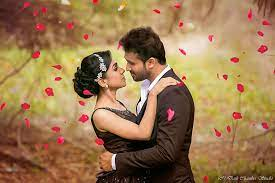
#> input picture cvdata/im2.jpg, 275 x 183 px
$ jupyter execute --allow-errors '1. Working with Images.ipynb'
#> lines starting #> are read from the running program, lines starting #| are printed output that depends on the picture
[cell 1]
import cv2

#### Reading and showing

[cell 2]
img = cv2.imread('cvdata/im2.jpg', 0)
#> img: shape (183, 275); min 0, max 255, mean 126.4
cv2.imshow('krishna', img)
cv2.waitKey(6000)
cv2.destroyAllWindows()

#### Resize and Rotate image

[cell 3]
img = cv2.resize(img, (0 , 0) , fx = 0.5 , fy = 1.5)
#> img: shape (274, 138)
cv2.imshow('krishna', img)
cv2.waitKey(4000)
cv2.destroyAllWindows()

[cell 4]
img = cv2.rotate(img, cv2.cv2.ROTATE_90_COUNTERCLOCKWISE)
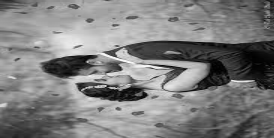
#> img: shape (138, 274); min 0, max 254, mean 126.5
cv2.imshow('krishna', img)
cv2.waitKey(4000)
cv2.destroyAllWindows()

#### Writing files

[cell 5]
img1 = cv2.imread('cvdata/im1.jpg', 0)
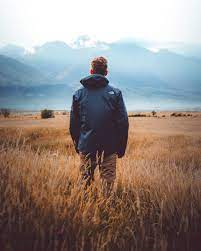
#> input picture cvdata/im1.jpg, 201 x 251 px
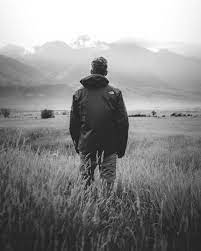
#> img1: shape (251, 201); min 0, max 255, mean 139
img =  cv2.imwrite('new_img.jpg', img1)

[cell 6]
cv2.imshow('new_image_written',img)
cv2.waitKey(6000)
cv2.destroyAllWindows()

[cell 7]
h,w = img1.shape[:2]  #extracting the height and width of image
#> h = 251; w = 201
print("height = {} , width = {}".format(h, w))
#| height = 251 , width = 201

[cell 8]
#Extracting the pixel values of a image (color scale must not be given -1,0,1)

img1 = cv2.imread('cvdata/im1.jpg')
#> img1 is the input picture: shape (251, 201, 3); mean B, G, R 131.5, 136.4, 146.9
(B,G,R) = img1[140,200]
#> B = 69; G = 88; R = 125
print("B={}, G={},R={}".format(B,G,R))
#| B=69, G=88,R=125

[cell 9]
#Extracting the Region of interest

img1 = cv2.imread('cvdata/im1.jpg')
ROI = img1[10:200 , 100:200]
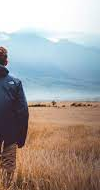
#> ROI: shape (190, 100, 3); mean B, G, R 154.4, 158.4, 165
cv2.imshow("IMAGE",ROI)
cv2.waitKey(4000)
cv2.destroyAllWindows()


#Here in all above images the aspect ratio is not maintained

[cell 10]
#So to maintain the aspect ration we can do this

ratio = 201 / w
#> ratio = 1

dim  = (201, int(h*ratio))
#> dim = (201, 251)

cv2.resize(ROI, dim)
cv2.imshow('name',ROI)
cv2.waitKey(0)
cv2.destroyAllWindows()

[cell 11]
#Rotating image with its center and at a custom angle

#calculating the center

center = (h//2 , w//2) #we are ignoring the part after integer value
#> center = (125, 100)

#Generating a rotation matrix
matrix = cv2.getRotationMatrix2D(center, -45,1)

#Affine Transformation

rotated_image = cv2.warpAffine(ROI, matrix , (h,w))
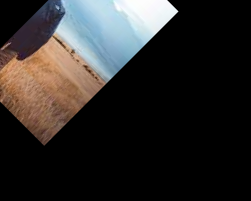
#> rotated_image: shape (201, 251, 3); mean B, G, R 40.9, 42.5, 45.1

cv2.imshow('kris', rotated_image)
cv2.waitKey(0)
cv2.destroyAllWindows()

[cell 12]
#Drawing a rectangle

copied = img1.copy()

rectangle = cv2.rectangle(copied , (50,200), (150,50),(44,0,0),2)

[cell 13]
cv2.imshow('rect', copied)
cv2.waitKey(0)
cv2.destroyAllWindows()

[cell 14]
#Displaying Text over a image

copied1 = img1.copy()

texted_image = cv2.putText(copied1 , 'I am lonely' , (40, 200), cv2.FONT_HERSHEY_DUPLEX ,.7, (177 , 0 , 0), 2  )
cv2.imshow('texted', texted_image)
cv2.waitKey(0)
cv2.destroyAllWindows()

[cell 15]
#COLOR SPACES
#it is used to split the images in the base colors BGR

image = cv2.imread('cvdata/im3.jpg')

#> (the rest of this cell did not finish here and is left out)

[cell 16]
#AIRTHMATIC OPERATIONS ON THE IMAGES
#Arithmetic Operations like Addition, Subtraction

"""
Parameters:
img1: First Input Image array(Single-channel, 8-bit or floating-point)
wt1: Weight of the first input image elements to be applied to the final image
img2: Second Input Image array(Single-channel, 8-bit or floating-point)
wt2: Weight of the second input image elements to be applied to the final image
gammaValue: Measurement of light

wt1, wt2 can be max 1.

"""

#Addition of Images

add1 = cv2.imread('cvdata/add1.jpg')
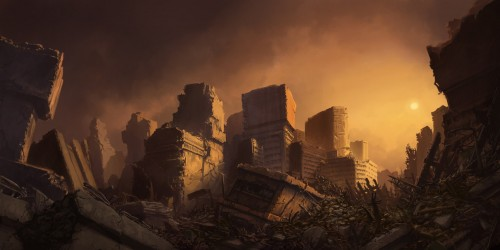
#> input picture cvdata/add1.jpg, 500 x 250 px
#> add1 is the input picture: shape (250, 500, 3); mean B, G, R 34.8, 52.4, 81
add2 = cv2.imread('cvdata/add2.jpg')
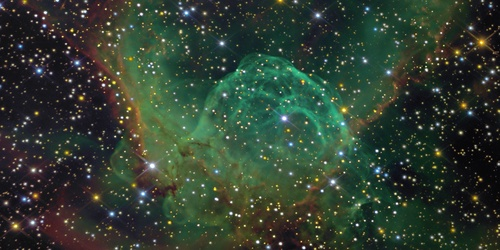
#> input picture cvdata/add2.jpg, 500 x 250 px
#> add2 is the input picture: shape (250, 500, 3); mean B, G, R 49.4, 62.5, 48.9

added_image = cv2.addWeighted(add1, 0.8 , add2, 0.5,0)
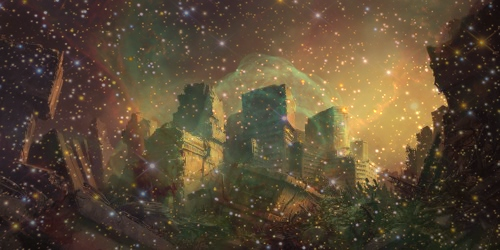
#> added_image: shape (250, 500, 3); mean B, G, R 52.6, 73.1, 89.2

cv2.imshow('add_image', added_image)
cv2.waitKey(0)
cv2.destroyAllWindows()

#Subtraction of Images

sub1 = cv2.imread('cvdata/sub1.jpg')
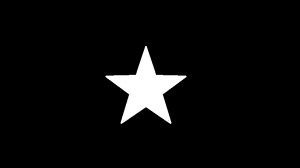
#> input picture cvdata/sub1.jpg, 300 x 168 px
#> sub1 is the input picture: shape (168, 300, 3); min 0, max 255, mean 11.7
sub2 = cv2.imread('cvdata/sub2.jpg')
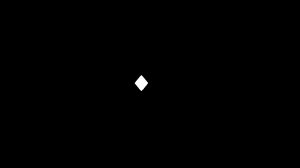
#> input picture cvdata/sub2.jpg, 300 x 168 px
#> sub2 is the input picture: shape (168, 300, 3); min 0, max 255, mean 0.6

subtracted = cv2.subtract(sub1, sub2)
cv2.imshow("Subtracted_image" , subtracted)
cv2.waitKey(0)
cv2.destroyAllWindows()
